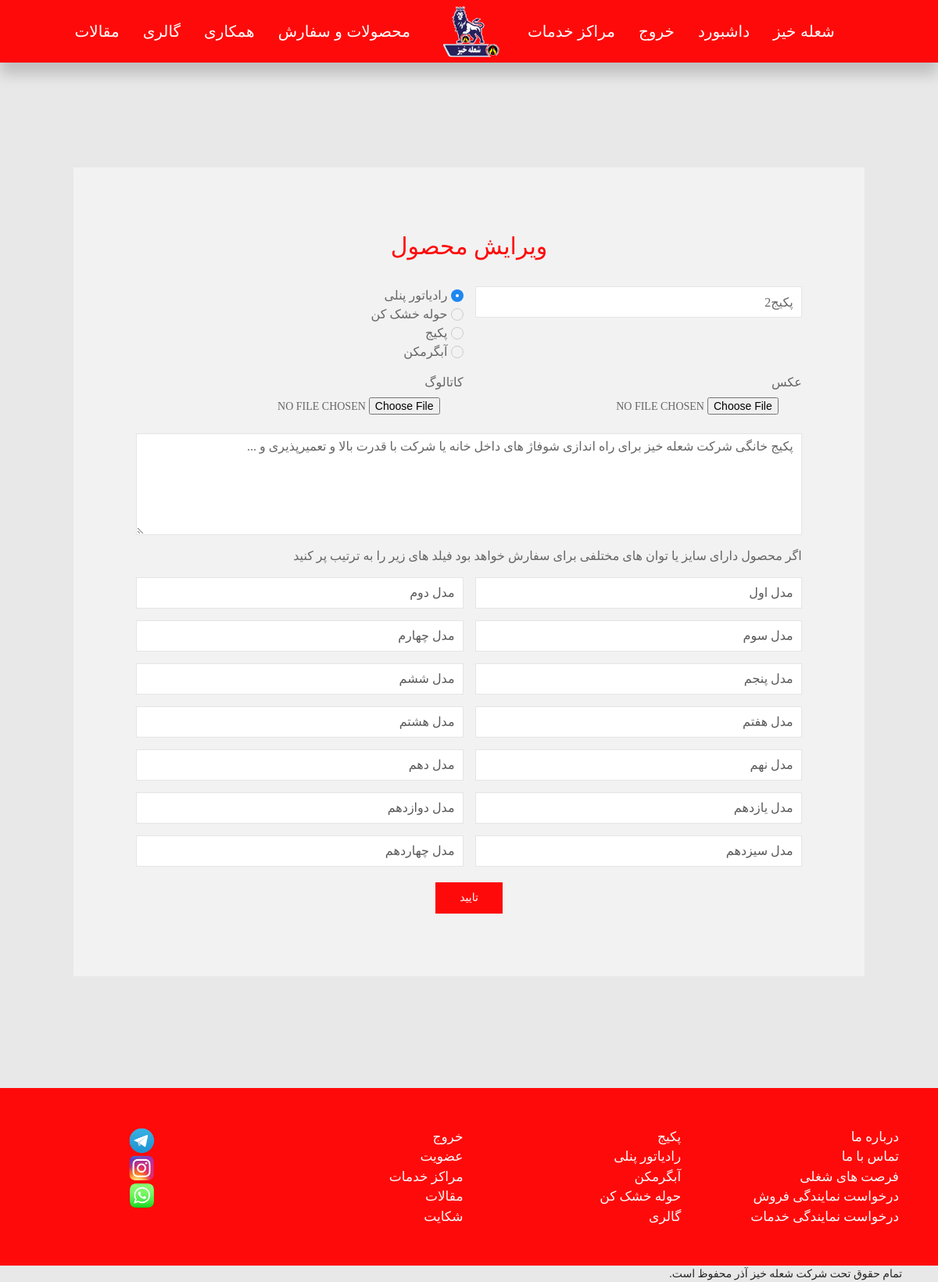
/products/update/3/ (signed in), run on the app's committed database.
### products/models.py (models this page shows, shortened)
class ProductsModel(models.Model):
    name = models.CharField(max_length = 264, blank = False, null = False)
    picture = models.ImageField(blank = False, null = False,default = r'products/default/default.jpeg',
                                upload_to=r'products/')
    description = models.TextField(default='',null = True, blank = True)
    is_towerdryer = models.BooleanField()
    is_radiator = models.BooleanField()
    is_waterheater = models.BooleanField()
    is_package = models.BooleanField()
    cataloge = models.FileField(blank = False, null = False, default = r'cataloges/default/default.jpeg',
                                upload_to=r'cataloges/')
    size_1 = models.CharField(max_length = 264, null = True, blank = True)
    size_2 = models.CharField(max_length = 264, null = True, blank = True)
    size_3 = models.CharField(max_length = 264, null = True, blank = True)
    size_4 = models.CharField(max_length = 264, null = True, blank = True)
    size_5 = models.CharField(max_length = 264, null = True, blank = True)
    size_6 = models.CharField(max_length = 264, null = True, blank = True)
    size_7 = models.CharField(max_length = 264, null = True, blank = True)
    size_8 = models.CharField(max_length = 264, null = True, blank = True)
    size_9 = models.CharField(max_length = 264, null = True, blank = True)
    size_10 = models.CharField(max_length = 264, null = True, blank = True)
    size_11 = models.CharField(max_length = 264, null = True, blank = True)
    size_12 = models.CharField(max_length = 264, null = True, blank = True)
    size_13 = models.CharField(max_length = 264, null = True, blank = True)
    size_14 = models.CharField(max_length = 264, null = True, blank = True)

### products/views.py (the view, shortened to what this page needs)
# urls.py: path('update/<int:pk>/', ProductsUpdateView, name='update'),
@login_required
@superuser_required
def ProductsUpdateView(request,pk):
    product = get_object_or_404(ProductsModel, pk = pk)
    product_update_form = ProductsForm(request.POST or None, instance = product)
    return render(request,'products/productupdate.html',
                          {'products_form':product_update_form,
                          'product':product,})

### products/templates/products/productupdate.html (shortened to what this page needs)
{% extends "BaseTemplates/base1.html" %}
{% block body_block %}
<br>
<div style="padding:7%">
<div style="padding: 1%;border-radius: 8px;" uk-grid>
<div class=" uk-width-1-1 uk-block fHarmattan ">
<div class="uk-card uk-card-body milkywhiteC ">
<div class="uk-card uk-card uk-card-body uk-text-center">
    <h1 style="font-size:30px;" class="redC-text uk-card-title uk-align-center fHarmattan">ویرایش محصول</h1>
    <form enctype="multipart/form-data" method="POST">
      <div class="uk-grid-match uk-grid-small uk-text-center" uk-grid>
      <div class="uk-width-1-2@m">
{{products_form.name}}
      </div>
      <div class="uk-width-1-2@m uk-text-right fHarmattan">
            <label><input class="uk-radio" type="radio" id="1" name="type" value="1" checked>  رادیاتور پنلی</label>
            <label><input class="uk-radio" type="radio" id="2" name="type" value="2">  حوله خشک کن</label>
            <label><input class="uk-radio" type="radio" id="3" name="type" value="3">  پکیج</label>
            <label><input class="uk-radio" type="radio" id="4" name="type" value="4">  آبگرمکن</label>
      </div>
      <div class="uk-width-1-2@m">عکس
      {{products_form.picture}}
      </div>
      <div class="uk-width-1-2@m">کاتالوگ
      {{products_form.cataloge}}
      </div>
      <div class="uk-width-1">
      {{products_form.description}}
      </div>
      <div class="uk-width-1">اگر محصول دارای سایز یا توان های مختلفی برای سفارش خواهد بود فیلد های زیر را به ترتیب پر کنید
      </div>
      <div class="uk-width-1-2@m">
      {{products_form.size_1}}
      </div>
      <div class="uk-width-1-2@m">
      {{products_form.size_2}}
      </div>
      <div class="uk-width-1-2@m">
      {{products_form.size_3}}
      </div>
      <div class="uk-width-1-2@m">
      {{products_form.size_4}}
      </div>
      <div class="uk-width-1-2@m">
      {{products_form.size_5}}
      </div>
      <div class="uk-width-1-2@m">
      {{products_form.size_6}}
      </div>
      <div class="uk-width-1-2@m">
      {{products_form.size_7}}
      </div>
      <div class="uk-width-1-2@m">
      {{products_form.size_8}}
      </div>
      <div class="uk-width-1-2@m">
      {{products_form.size_9}}
      </div>
      <div class="uk-width-1-2@m">
      {{products_form.size_10}}
      </div>
      <div class="uk-width-1-2@m">
      {{products_form.size_11}}
      </div>
      <div class="uk-width-1-2@m">
      {{products_form.size_12}}
      </div>
      <div class="uk-width-1-2@m">
      {{products_form.size_13}}
      </div>
      <div class="uk-width-1-2@m">
      {{products_form.size_14}}
      </div>
      </div>
      <button style="margin-top:20px;" class="uk-button uk-button-primary fHarmattan redC " type="submit">تایید
    </button>
    </form>
</div>
</div>
</div>
</div>
</div>
<br><br>
    {% endblock %}

### static/css/styles.css (style rules this page uses)
.fHarmattan { font-family: 'Lateef', cursive; }
.milkywhiteC { background-color: #f2f2f2; }
.redC { background-color: #ff0a0a; }
.redC-text { color: #ff0a0a; }

### data on the page
ProductsModel: name "پکیج2", description "پکیج خانگی شرکت شعله خیز برای راه اندازی شوفاژ های داخل خانه یا شرکت با قدرت بالا و تعمیرپذیری و ..."
